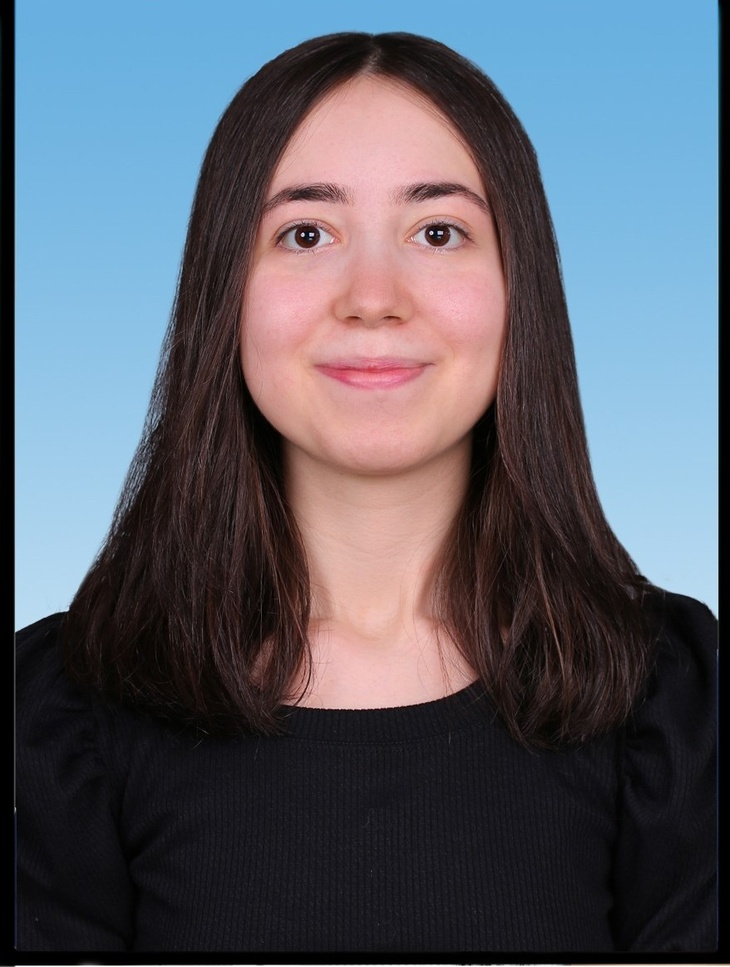
#> input picture resmi_içe_aktarma/fotograf1.jpeg, 730 x 967 px, shrunk from 878 x 1163 before the run
$ python a.py
#> lines starting #> are read from the running program, lines starting #| are printed output that depends on the picture
import cv2

# resmi içe aktarma
img = cv2.imread("fotograf1.jpeg",0) # 0 parametresi resmi gri tonlamalı olarak yükler
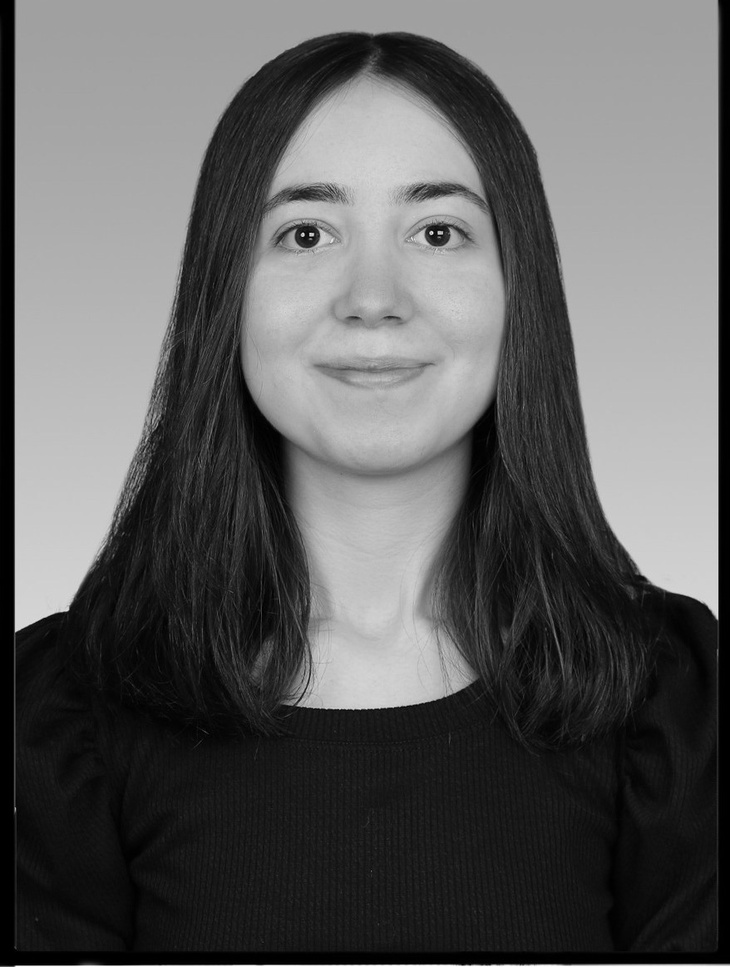
#> img: shape (967, 730); min 0, max 255, mean 93.1

#görselleştirme
cv2.imshow("Gri Tonlamalı Resim",img)
k=cv2.waitKey(0) & 0xFF # herhangi bir tuşa basılmasını bekler
#> (key Esc is pressed here)
if k==27: # ESC tuşuna basılırsa
    cv2.destroyAllWindows() # tüm pencereleri kapatır
elif k==ord('s'): # 's' tuşuna basılırsa
    cv2.imwrite("fotograf1_gri.jpeg",img) # resmi kaydeder
    cv2.destroyAllWindows() # tüm pencereleri kapatır
